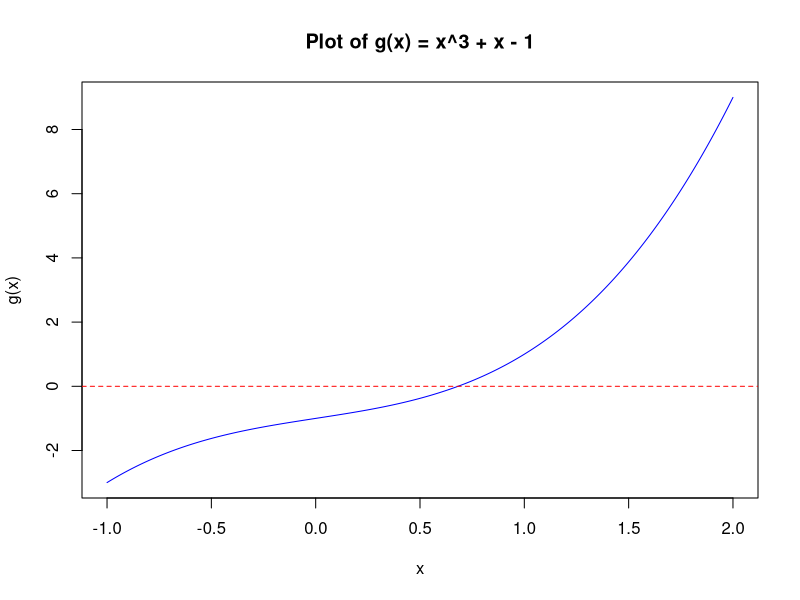

Source code (R):
## ---- chunk 1
#Retain this code chunk!!!
library(knitr)

#tinytex::install_tinytex()


knitr::opts_chunk$set(echo = FALSE)
knitr::opts_chunk$set(message = FALSE)
knitr::opts_chunk$set(warning = FALSE)
## ---- chunk 2
#Q1A

g <- function(x) {
  x^3 + x - 1
}

x_values <- seq(-1, 2, length.out = 1000)

y_values <- g(x_values)


plot(x_values, y_values, type = "l", col = "blue",
     main = "Plot of g(x) = x^3 + x - 1",
     xlab = "x", ylab = "g(x)")


abline(h = 0, col = "red", lty = 2)

## ---- chunk 3
#Q1B

result <- uniroot(g, interval = c(0, 1), tol = 0.001)

estimated_root <- result$root
iterations <- result$iter


cat("Estimated root:", round(estimated_root, 4), "\n")
cat("Number of iterations:", iterations, "\n")

## ---- chunk 4
#Q1C
a <- 0
b <- 1
tolerance <- 0.001
iterations <- 0

while ((b - a) >= tolerance) {
  iterations <- iterations + 1
  c <- (a + b) / 2
  if (g(a) * g(c) < 0) {
    b <- c
  } else {
    a <- c
  }
}

estimated_root <- (a + b) / 2

cat("Estimated root:", round(estimated_root, 4), "\n")
cat("Number of iterations:", iterations, "\n")
## ---- chunk 5
#Q1D

g_prime <- function(x) {
  3 * x^2 + 1
}

x_old <- 0
tolerance <- 0.001
iterations <- 0

repeat {
  iterations <- iterations + 1
  x_new <- x_old - g(x_old) / g_prime(x_old)
  if (abs(x_new - x_old) < tolerance) {
    break
  }
  x_old <- x_new
}

cat("Derivative of g(x): g'(x) = 3x^2 + 1\n")
cat("Estimated root:", round(x_new, 4), "\n")
cat("Number of iterations:", iterations, "\n")
